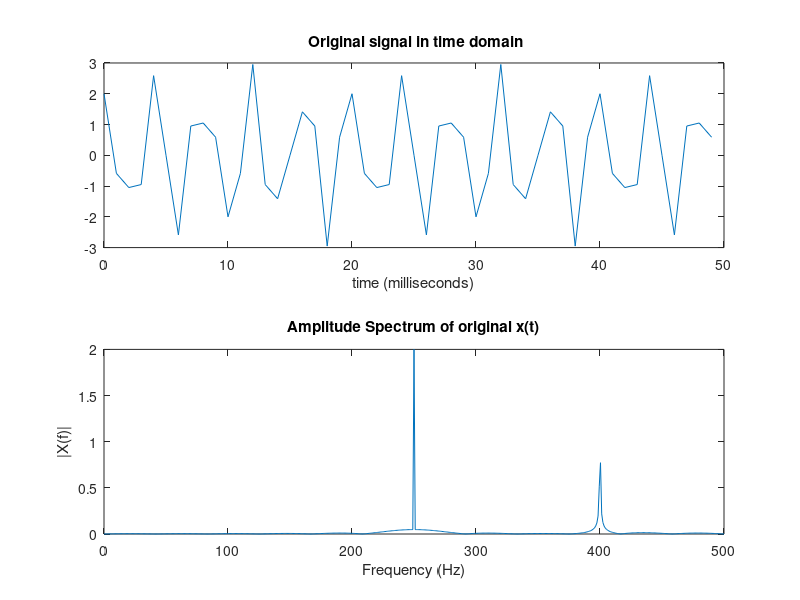

MATLAB code for this plot:
%x = sin(2pi*1000t) + 2 cos(2pi*750t) - sin(2pi*400t)
Fs = 1000; % Sampling frequency
T = 1/Fs; % Sample time
L = 1000; % Length of signal ; so mau su dung de ve tin hieu
t = (0:L-1)*T; % Time vector
x = sin(2*pi*1000*t) + 2*cos(2*pi*750*t) - sin(2*pi*400*t);
figure;
%%% Plot signal in time domain:
subplot(2,1,1)
plot(Fs*t(1:50),x(1:50))
title(' Original signal in time domain')
xlabel('time (milliseconds)')

%%% Plot signal in frequency domain when Fsampling = 1000Hz:
NFFT = 2^nextpow2(L); % Next power of 2 from length of y
subplot(2,1,2);
X = fft(x,NFFT)/L;
f = Fs/2*linspace(0,1,NFFT/2+1);
plot(f,2*abs(X(1:NFFT/2+1)))
title('Amplitude Spectrum of original x(t)')
xlabel('Frequency (Hz)')
ylabel('|X(f)|');
